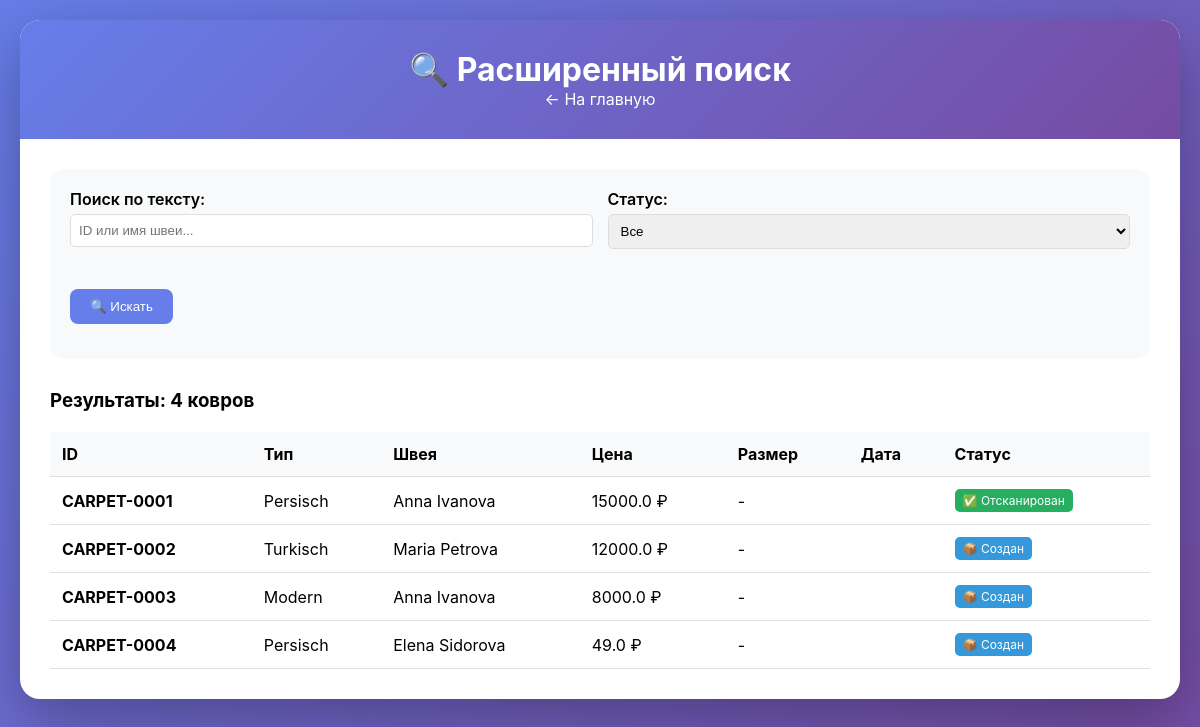
The page /search on the database as committed earlier.
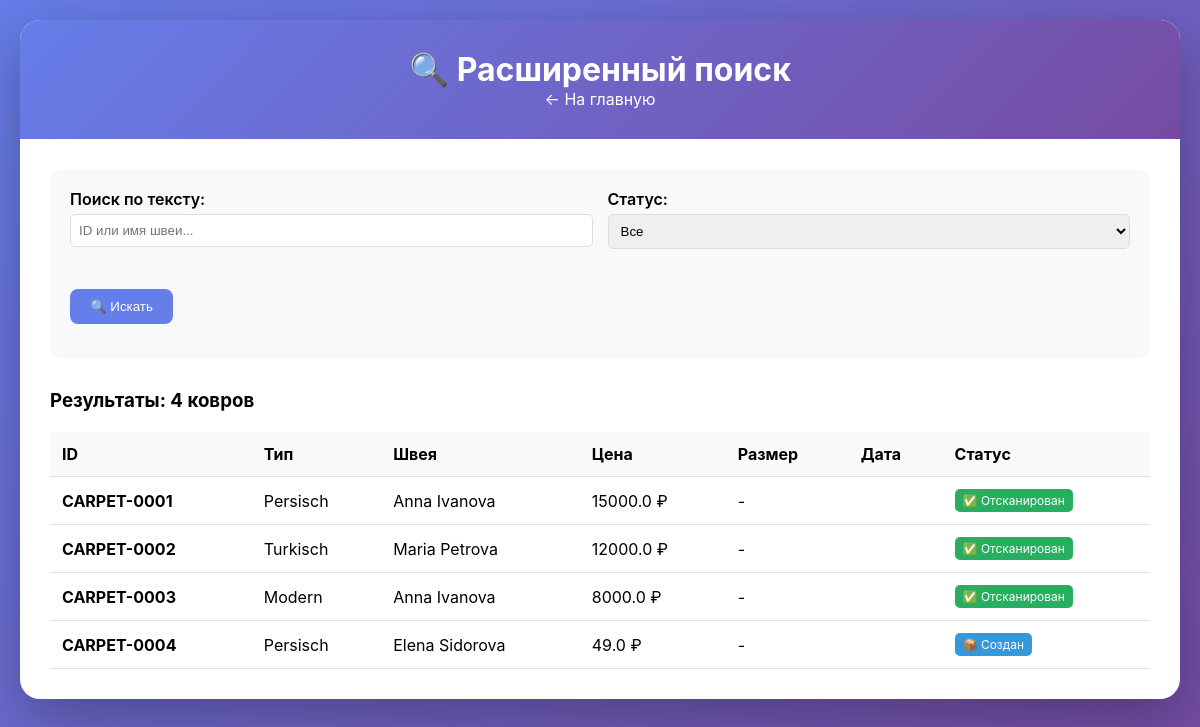
The same page on the database as committed later.
### app.py (models this page shows)
class Carpet(db.Model):
    id = db.Column(db.Integer, primary_key=True)
    carpet_id = db.Column(db.String(50), unique=True, nullable=False)
    carpet_type_id = db.Column(db.Integer, db.ForeignKey('carpet_type.id'), nullable=False)
    craftsman_id = db.Column(db.Integer, db.ForeignKey('craftsman.id'), nullable=False)
    price = db.Column(db.Float, nullable=False)
    size = db.Column(db.String(50))
    material = db.Column(db.String(100))
    color = db.Column(db.String(50))
    status = db.Column(db.String(50), default='created')
    scanned_at = db.Column(db.String(20), nullable=True)
    scanned_by = db.Column(db.String(50), default='admin')
    notes = db.Column(db.Text)
    qr_code_path = db.Column(db.String(200))
    created_at = db.Column(db.DateTime, default=datetime.utcnow)

class CarpetType(db.Model):
    id = db.Column(db.Integer, primary_key=True)
    name = db.Column(db.String(100), nullable=False, unique=True)
    base_price = db.Column(db.Float, nullable=False)
    description = db.Column(db.Text)
    created_at = db.Column(db.DateTime, default=datetime.utcnow)
    carpets = db.relationship('Carpet', backref='carpet_type_ref', lazy=True)

class Craftsman(db.Model):
    id = db.Column(db.Integer, primary_key=True)
    name = db.Column(db.String(100), nullable=False)
    phone = db.Column(db.String(20))
    created_at = db.Column(db.DateTime, default=datetime.utcnow)
    carpets = db.relationship('Carpet', backref='craftsman_ref', cascade="all, delete-orphan")

### app.py (the view)
@app.route('/search')
def search():
    q = request.args.get('q', '')
    status = request.args.get('status', '')
    craftsman_id = request.args.get('craftsman_id', '')
    carpet_type_id = request.args.get('carpet_type_id', '')
    scan_date_from = request.args.get('scan_date_from', '')
    scan_date_to = request.args.get('scan_date_to', '')
    query = Carpet.query
    if q:
        query = query.filter(Carpet.carpet_id.contains(q) | Carpet.craftsman_ref.has(name=q))
    if status:
        query = query.filter(Carpet.status == status)
    if craftsman_id:
        query = query.filter(Carpet.craftsman_id == craftsman_id)
    if carpet_type_id:
        query = query.filter(Carpet.carpet_type_id == carpet_type_id)
    if scan_date_from:
        query = query.filter(Carpet.scanned_at >= scan_date_from)
    if scan_date_to:
        query = query.filter(Carpet.scanned_at <= scan_date_to)
    carpets = query.all()
    craftsmen_stats = []
    for c in Craftsman.query.all():
        count = Carpet.query.filter_by(craftsman_id=c.id).count()
        scanned = Carpet.query.filter_by(craftsman_id=c.id, status='scanned').count()
        craftsmen_stats.append({'id': c.id, 'name': c.name, 'count': count, 'scanned': scanned})
    return render_template('search.html', carpets=carpets, query=q, status=status,
        craftsmen_stats=craftsmen_stats, craftsmen=Craftsman.query.all(),
        carpet_types=CarpetType.query.all(), selected_craftsman=craftsman_id,
        selected_type=carpet_type_id, scan_date_from=scan_date_from, scan_date_to=scan_date_to)

### templates/search.html (shortened to what this page needs)
<!DOCTYPE html>
<html lang="ru">
<head>
</head>
<body>
    <div class="container">
        <div class="header">
            <h1>🔍 Расширенный поиск</h1>
            <a href="/">← На главную</a>
        </div>
        <div class="content">
            <div class="search-form">
                <form method="GET" action="/search">
                    <div class="form-row">
                        <div class="form-group">
                            <label>Поиск по тексту:</label>
                            <input type="text" name="q" placeholder="ID или имя швеи..." value="{{ query }}">
                        </div>
                        <div class="form-group">
                            <label>Статус:</label>
                            <select name="status">
                                <option value="">Все</option>
                            </select>
                        </div>
                    </div>
                    <div class="form-row">
                        <div class="form-group">
                            <label>&nbsp;</label>
                            <button type="submit">🔍 Искать</button>
                        </div>
                    </div>
                </form>
            </div>
            <h3>Результаты: {{ carpets|length }} ковров</h3>
            {% if carpets %}
            <div style="overflow-x: auto;">
                <table>
                    <thead>
                        <tr>
                            <th>ID</th>
                            <th>Тип</th>
                            <th>Швея</th>
                            <th>Цена</th>
                            <th>Размер</th>
                            <th>Дата</th>
                            <th>Статус</th>
                        </tr>
                    </thead>
                    <tbody>
                        {% for carpet in carpets %}
                        <tr>
                            <td><strong>{{ carpet.carpet_id }}</strong></td>
                            <td>{{ carpet.carpet_type_ref.name if carpet.carpet_type_ref else '-' }}</td>
                            <td>{{ carpet.craftsman_ref.name if carpet.craftsman_ref else '-' }}</td>
                            <td>{{ carpet.price }} ₽</td>
                            <td>{{ carpet.size or '-' }}</td>
                            <td>{{ carpet.date_created }}</td>
                            <td>
                                {% if carpet.status == 'created' %}
                                <span class="status-badge" style="background: #3498db;">📦 Создан</span>
                                {% elif carpet.status == 'scanned' %}
                                <span class="status-badge" style="background: #27ae60;">✅ Отсканирован</span>
                                {% elif carpet.status == 'sold' %}
                                <span class="status-badge" style="background: #95a5a6;">💰 Продан</span>
                                {% else %}
                                <span class="status-badge" style="background: #95a5a6;">{{ carpet.status }}</span>
                                {% endif %}
                            </td>
                        </tr>
                        {% endfor %}
                    </tbody>
                </table>
            </div>
            {% else %}
            <p>Ничего не найдено</p>
            {% endif %}
        </div>
    </div>
</body>
</html>

Rows that differ between the two databases and show on the page:
changed Carpet "CARPET-0002": status "📦 Создан" → "✅ Отсканирован"
changed Carpet "CARPET-0003": status "📦 Создан" → "✅ Отсканирован"
